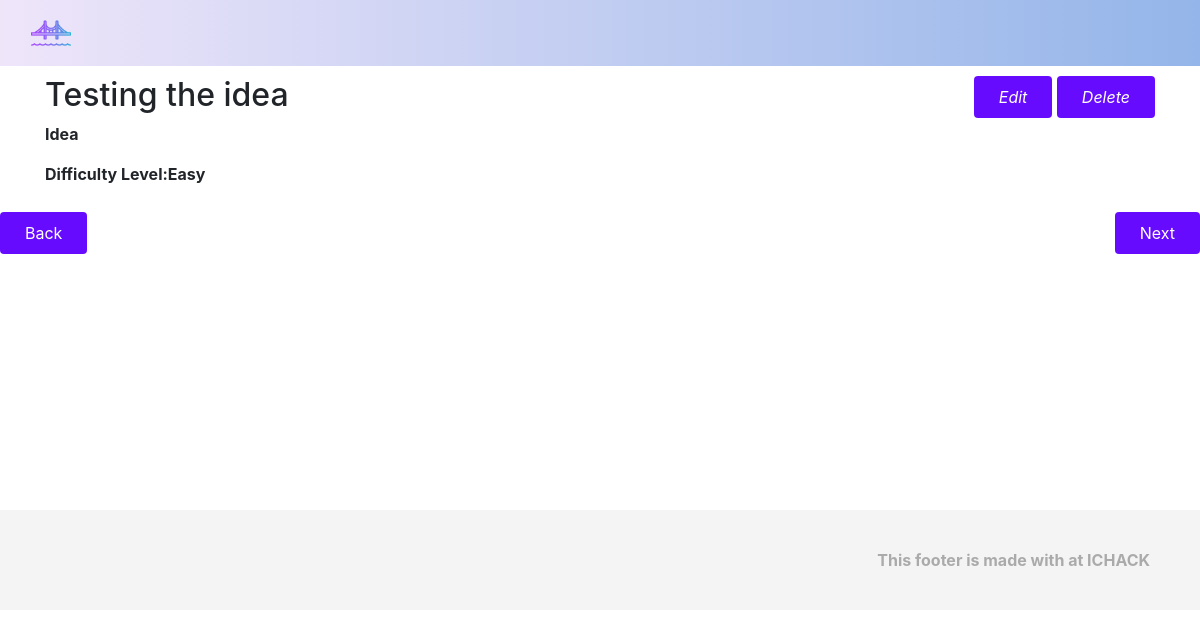
Page /course/16 on the committed database.
### app/models.py (models this page shows, shortened)
class Course(db.Model):
    id = db.Column(db.Integer, primary_key=True)
    name = db.Column(db.String(100), nullable=False)
    difficulty_matrix = db.Column(db.String(100), nullable=False)
    description = db.Column(db.Text, nullable=False)
    content = db.Column(db.Text, nullable=False)
    questions = db.Column(db.Text, nullable=False)
    author_id = db.Column(db.Integer, db.ForeignKey('user.id'), nullable=False)
    author = db.relationship('User', back_populates='courses')

### app/routes.py (the view)
@main.route('/course/<int:id>')
def view_course(id):
    course = Course.query.get_or_404(id)
    print(course.content)
    try:
        parsed_content = json.loads(course.content)
        print("parsed successfully")
    except Exception as e:
        print(e)
        parsed_content = []
    print(course.content)
    return render_template('courses/view_course_detail.html', course=course, parsed_content=parsed_content)

### app/templates/courses/view_course_detail.html (shortened to what this page needs)
{% extends "base.html" %}
{% block content %}
<div class="container padding-top">
  <div class="display-apart">
  <h2 class="">{{ course.name }}</h2>
<div>
    <a href="{{ url_for('main.edit_course', id=course.id) }}" class="btn btn-flat"><i class="fa-solid fa-pen-to-square">Edit</i></a>
<form method="POST" action="{{ url_for('main.delete_course', id=course.id) }}" style="display:inline;">
    <button type="submit" class="btn btn-flat"><i class="fa-solid fa-delete-left">Delete</i></button>
</form>
</div>
</div>
    <p><strong>{{ course.description }}</p>
    <p>Difficulty Level:{{ course.difficulty_matrix }}</p>
    </div>
<div class="display-apart padding-top">
  <a href="#" class="btn btn-flat">Back</a>
  <a href="#" class="btn btn-flat">Next</a>
</div>
{% endblock %}

### app/static/style.css (style rules this page uses)
.btn-flat { color: white; padding: 8px 24px; border-radius: 4px; background: #670BFF; transition: 'background' 0.3s ease; }
.padding-top { padding-top:10px }
.display-apart { display: flex; width: 100%; justify-content: space-between; }

### rows in the picture
Course: name "Testing the idea", description "Idea", difficulty_matrix "Easy"
